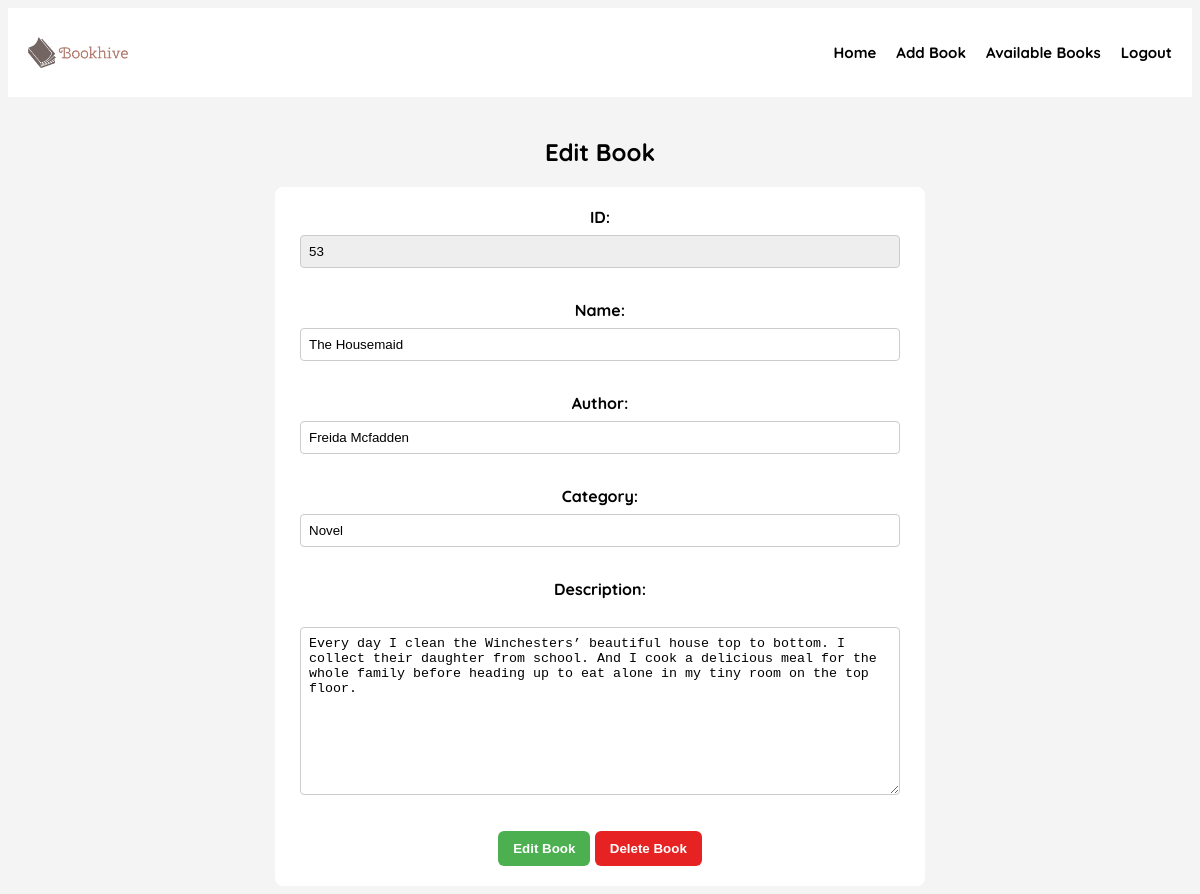
Screenshot of /admin_interface/available_books_admin/53/ with the database file from the repository.
### pages/models.py (models this page shows, shortened)
class Book(models.Model):
    id = models.IntegerField(primary_key=True)
    name = models.CharField(max_length=50)
    author = models.CharField(max_length=50)
    category = models.CharField(max_length=50)
    description = models.TextField()
    available = models.BooleanField(default=True)
    class Meta:
        ordering = ['id']

### pages/views.py (the view, shortened to what this page needs)
# urls.py: path('admin_interface/available_books_admin/<int:id>/', views.edit_book, name='edit_book'),
def edit_book(request, id):
    if request.method == 'POST':
        bookid = request.POST.get('id')
        name = request.POST.get('name')
        author = request.POST.get('author')
        category = request.POST.get('category')
        description = request.POST.get('description')
        Book.objects.filter(id = bookid).update(id = bookid, name = name, author = author, category = category, description = description)
        return JsonResponse({'success': True})
    else:
        return render(request, "edit_book.html", {'book': Book.objects.get(id=id)})

### pages/templates/edit_book.html (shortened to what this page needs)
{% extends "base_admin.html" %}
{% load static %}
{% block static_cssFile %}
<link rel="stylesheet" href="{% static 'css/edit_book_details.css' %}">
{% endblock %}
{% block bodyContent %}
<h2>Edit Book</h2>
<div class="form">
    <div>
        <div>
            <label for="book_id">ID:</label>
            <input type="text" class="book_id" name="book_id" value="{{book.id}}" readonly>
        </div>
        <br>
        <div>
            <label for="book_name">Name:</label>
            <input type="text" class="book_name" value="{{book.name}}" name="book_name" required>
        </div>
        <br>
        <div>
            <label for="author">Author:</label>
            <input type="text" class="author" value="{{book.author}}" name="author" required>
        </div>
        <br>
        <div>
            <label for="category">Category:</label>
            <input type="text" class="category" value="{{book.category}}" name="category">
        </div>
        <br>
        <div>
            <label for="description">Description:</label><br>
            <textarea class="description" name="description" rows="10" cols="50">{{book.description}}</textarea>
        </div>
        <br>
        <div class="buttons">
        <button class="submit">Edit Book</button>
        <button class="delete">Delete Book</button>
        </div>
    </div>
</div>
{% endblock %}

### library/static/css/nav_style.css (style rules this page uses)
html { font-family: Quicksand, sans-serif; background-color: #f4f4f4; }

### library/static/css/edit_book_details.css (style rules this page uses)
h2 { text-align: center; }
.form { max-width: 600px; margin: auto; background-color: #fff; padding: 20px 25px; border-radius: 8px; }
.book_id { background-color: #eee; }
label { display: block; margin-bottom: 8px; font-weight: bold; text-align: center; }
input[type="text"], textarea { width: 100%; padding: 8px; margin-bottom: 12px; box-sizing: border-box; border: 1px solid #ccc;; border-radius: 4px; }
.buttons { text-align: center; }
.submit, .delete { color: #fff; padding: 10px 15px; border: none; border-radius: 6px; cursor: pointer; font-weight: bold; }
.submit { background-color: #4caf50;; }
.delete { background-color: #e62222;; }

### rows the page displays
Book: book_id "53", book_name "The Housemaid", author "Freida Mcfadden", category "Novel", description "Every day I clean the Winchesters’ beautiful house top to bottom. I collect their daughter from school. And I cook a delicious meal for the whole family before heading up to eat alone in my tiny room on the top floor."
